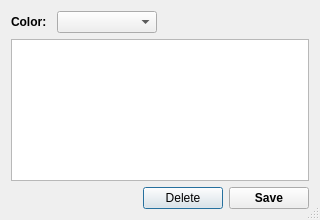
<?xml version="1.0" encoding="UTF-8"?>
<ui version="4.0">
 <class>EditNoteWindow</class>
 <widget class="QDialog" name="EditNoteWindow">
  <property name="geometry">
   <rect>
    <x>0</x>
    <y>0</y>
    <width>320</width>
    <height>220</height>
   </rect>
  </property>
  <property name="baseSize">
   <size>
    <width>320</width>
    <height>220</height>
   </size>
  </property>
  <property name="windowTitle">
   <string>Dialog</string>
  </property>
  <property name="sizeGripEnabled">
   <bool>true</bool>
  </property>
  <layout class="QVBoxLayout" name="verticalLayout_2">
   <item>
    <layout class="QVBoxLayout" name="verticalLayout">
     <item>
      <layout class="QHBoxLayout" name="horizontalLayout">
       <item>
        <widget class="QLabel" name="label">
         <property name="sizePolicy">
          <sizepolicy hsizetype="Minimum" vsizetype="Minimum">
           <horstretch>0</horstretch>
           <verstretch>0</verstretch>
          </sizepolicy>
         </property>
         <property name="minimumSize">
          <size>
           <width>40</width>
           <height>0</height>
          </size>
         </property>
         <property name="maximumSize">
          <size>
           <width>40</width>
           <height>16777215</height>
          </size>
         </property>
         <property name="font">
          <font>
           <pointsize>9</pointsize>
           <weight>75</weight>
           <bold>true</bold>
          </font>
         </property>
         <property name="text">
          <string>Color:</string>
         </property>
        </widget>
       </item>
       <item>
        <widget class="QComboBox" name="colorPicker">
         <property name="sizePolicy">
          <sizepolicy hsizetype="Minimum" vsizetype="Minimum">
           <horstretch>0</horstretch>
           <verstretch>0</verstretch>
          </sizepolicy>
         </property>
         <property name="minimumSize">
          <size>
           <width>100</width>
           <height>0</height>
          </size>
         </property>
         <property name="maximumSize">
          <size>
           <width>100</width>
           <height>16777215</height>
          </size>
         </property>
        </widget>
       </item>
       <item>
        <spacer name="horizontalSpacer">
         <property name="orientation">
          <enum>Qt::Horizontal</enum>
         </property>
         <property name="sizeHint" stdset="0">
          <size>
           <width>40</width>
           <height>20</height>
          </size>
         </property>
        </spacer>
       </item>
      </layout>
     </item>
     <item>
      <widget class="QTextEdit" name="textEdit">
       <property name="sizePolicy">
        <sizepolicy hsizetype="MinimumExpanding" vsizetype="MinimumExpanding">
         <horstretch>0</horstretch>
         <verstretch>0</verstretch>
        </sizepolicy>
       </property>
       <property name="minimumSize">
        <size>
         <width>240</width>
         <height>100</height>
        </size>
       </property>
       <property name="baseSize">
        <size>
         <width>300</width>
         <height>120</height>
        </size>
       </property>
      </widget>
     </item>
     <item>
      <layout class="QHBoxLayout" name="horizontalLayout_2">
       <item>
        <spacer name="horizontalSpacer_2">
         <property name="orientation">
          <enum>Qt::Horizontal</enum>
         </property>
         <property name="sizeType">
          <enum>QSizePolicy::MinimumExpanding</enum>
         </property>
         <property name="sizeHint" stdset="0">
          <size>
           <width>40</width>
           <height>20</height>
          </size>
         </property>
        </spacer>
       </item>
       <item>
        <widget class="QPushButton" name="deleteButton">
         <property name="text">
          <string>Delete</string>
         </property>
        </widget>
       </item>
       <item>
        <widget class="QPushButton" name="saveButton">
         <property name="font">
          <font>
           <weight>75</weight>
           <bold>true</bold>
          </font>
         </property>
         <property name="text">
          <string>Save</string>
         </property>
         <property name="shortcut">
          <string>Ctrl+S</string>
         </property>
        </widget>
       </item>
      </layout>
     </item>
    </layout>
   </item>
  </layout>
 </widget>
 <resources/>
 <connections/>
</ui>
